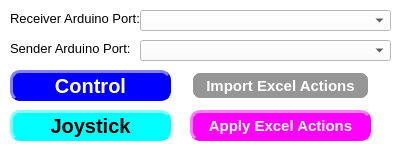
    <widget class="QFrame" name="frame">
     <property name="geometry">
      <rect>
       <x>0</x>
       <y>0</y>
       <width>401</width>
       <height>151</height>
      </rect>
     </property>
     <property name="styleSheet">
      <string notr="true"> color: rgb(0, 0, 0);
 background-color: rgb(255, 255, 255);
font-size: 10pt;</string>
     </property>
     <property name="frameShape">
      <enum>QFrame::NoFrame</enum>
     </property>
     <widget class="QPushButton" name="joystickbutton">
      <property name="geometry">
       <rect>
        <x>10</x>
        <y>110</y>
        <width>161</width>
        <height>31</height>
       </rect>
      </property>
      <property name="styleSheet">
       <string notr="true">QPushButton {
                color: rgb(0, 0, 0);
                background-color: rgb(0, 255, 255);
                border-style: outset;
                border-width: 3px;
                border-radius: 10px;
                border-color: rgb(0, 255, 255);
                min-width: 1em;

                font: bold 20px;
            }
      
            QPushButton:checked {
                color: rgb(0, 0, 0);
                background-color: rgb(255, 0, 0);
                border-style: inset;
                border-width: 3px;
                border-radius: 10px;
                border-color: rgb(255, 0, 0);
                font: bold 21px;
                min-width: 1em;
			  padding-left: 5px;
                padding-top: 5px;
               
            }
            QPushButton:hover {
                background-color: rgb(100, 100, 100);
                color: rgb(255, 255, 255);
                border-color: rgb(100, 100, 100);
                padding-left: 5px;
                padding-top: 5px;
            }</string>
      </property>
      <property name="text">
       <string>Joystick</string>
      </property>
      <property name="checkable">
       <bool>true</bool>
      </property>
     </widget>
     <widget class="QPushButton" name="controlbutton">
      <property name="geometry">
       <rect>
        <x>10</x>
        <y>70</y>
        <width>161</width>
        <height>31</height>
       </rect>
      </property>
      <property name="styleSheet">
       <string notr="true">QPushButton {
                color: rgb(255, 255, 255);
                background-color: rgb(0, 0, 255);
                border-style: outset;
                border-width: 3px;
                border-radius: 10px;
                border-color: rgb(0, 0, 255);
                min-width: 1em;

                font: bold 20px;
            }
      
            QPushButton:checked {
                color: rgb(255, 255, 255);
                background-color: rgb(255, 0, 0);
                border-style: inset;
                border-width: 3px;
                border-radius: 10px;
                border-color: rgb(255, 0, 0);
                font: bold 21px;
                min-width: 1em;
               
            }
            QPushButton:hover {
                background-color: rgb(100, 100, 100);
                color: rgb(255, 255, 255);
                border-color: rgb(0, 255, 0);
                padding-left: 5px;
                padding-top: 5px;
            }</string>
      </property>
      <property name="text">
       <string>Control</string>
      </property>
      <property name="checkable">
       <bool>true</bool>
      </property>
     </widget>
     <widget class="QPushButton" name="import_excel_actions">
      <property name="geometry">
       <rect>
        <x>190</x>
        <y>70</y>
        <width>181</width>
        <height>31</height>
       </rect>
      </property>
      <property name="styleSheet">
       <string notr="true">QPushButton {
                color: rgb(255, 255, 255);
                background-color: rgb(150, 150, 150);
                border-style: outset;
                border-width: 3px;
                border-radius: 10px;
                border-color: rgb(150, 150 150);
                min-width: 1em;
                font: bold 15px;
            }

            QPushButton:hover {
                background-color: rgb(100, 100, 100);
                color: rgb(255, 255, 255);
                border-color: rgb(100, 100, 100);
                padding-left: 5px;
                padding-top: 5px;
            }</string>
      </property>
      <property name="text">
       <string>Import Excel Actions</string>
      </property>
      <property name="checkable">
       <bool>true</bool>
      </property>
     </widget>
     <widget class="QPushButton" name="apply_actions">
      <property name="geometry">
       <rect>
        <x>190</x>
        <y>110</y>
        <width>181</width>
        <height>31</height>
       </rect>
      </property>
      <property name="font">
       <font>
        <pointsize>-1</pointsize>
        <weight>75</weight>
        <italic>false</italic>
        <bold>true</bold>
       </font>
      </property>
      <property name="styleSheet">
       <string notr="true">QPushButton {
                color: rgb(255, 255,255);
                background-color: rgb(255, 0, 255);
                border-style: outset;
                border-width: 3px;
                border-radius: 10px;
                border-color: rgb(255, 0, 255);
                min-width: 1em;
                font: bold 15px;
            }
      
            QPushButton:checked {
                color: rgb(0, 0, 0);
                background-color: rgb(255, 0, 0);
                border-style: inset;
                border-width: 3px;
                border-radius: 10px;
                border-color: rgb(255, 0, 0);
                font: bold 16px;
                min-width: 1em;
			  padding-left: 5px;
                padding-top: 5px;
               
            }
            QPushButton:hover {
                background-color: rgb(100, 100, 100);
                color: rgb(255, 255, 255);
                border-color: rgb(100, 100, 100);
                padding-left: 5px;
                padding-top: 5px;
            }</string>
      </property>
      <property name="text">
       <string>Apply Excel Actions</string>
      </property>
      <property name="checkable">
       <bool>true</bool>
      </property>
     </widget>
     <widget class="QLabel" name="SensingArduinoPortLabel">
      <property name="geometry">
       <rect>
        <x>10</x>
        <y>10</y>
        <width>150</width>
        <height>16</height>
       </rect>
      </property>
      <property name="maximumSize">
       <size>
        <width>150</width>
        <height>25</height>
       </size>
      </property>
      <property name="text">
       <string>Receiver Arduino Port:</string>
      </property>
     </widget>
     <widget class="QComboBox" name="arduino_portbox_receiver">
      <property name="geometry">
       <rect>
        <x>140</x>
        <y>10</y>
        <width>251</width>
        <height>21</height>
       </rect>
      </property>
     </widget>
     <widget class="QLabel" name="ActuationArduinoPortLabel">
      <property name="geometry">
       <rect>
        <x>10</x>
        <y>40</y>
        <width>150</width>
        <height>16</height>
       </rect>
      </property>
      <property name="maximumSize">
       <size>
        <width>150</width>
        <height>25</height>
       </size>
      </property>
      <property name="text">
       <string>Sender Arduino Port:</string>
      </property>
     </widget>
     <widget class="QComboBox" name="arduino_portbox_sender">
      <property name="geometry">
       <rect>
        <x>140</x>
        <y>40</y>
        <width>251</width>
        <height>21</height>
       </rect>
      </property>
     </widget>
    </widget>
